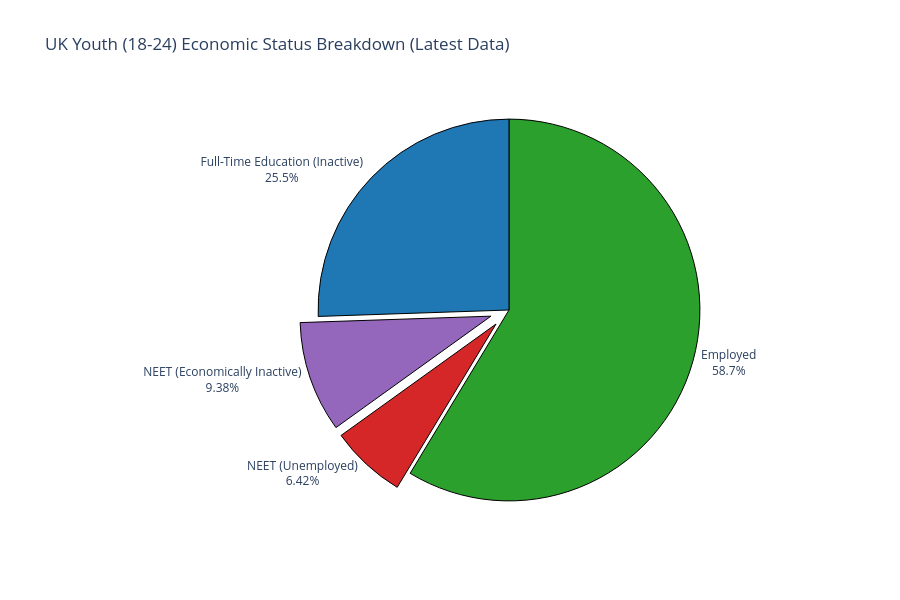

Source (notebook cell):
### Markdown cell above
## Where do 18-24 year olds stand today?

Finally, a snapshot pie chart breaking the most recent quarter's 18-24 population down into: employed, in full-time education (economically inactive but not NEET), NEET-and-inactive, and NEET-and-unemployed.

### Code cell
latest_emp = df_people.iloc[-1][col_emp_1824]

pop_col = find_col(df_neet_people, "18-24", "Total people in relevant population group")
unemp_col = find_col(df_neet_people, "18-24", "Unemployed")
inact_col = find_col(df_neet_people, "18-24", "Economically inactive")

df_neet_people['Unemployed_NEET_Rate'] = (df_neet_people[unemp_col] / df_neet_people[pop_col]) * 100
df_neet_people['Inactive_NEET_Rate'] = (df_neet_people[inact_col] / df_neet_people[pop_col]) * 100

latest_neet = df_neet_people.iloc[-1]
unemp_neet = latest_neet['Unemployed_NEET_Rate']
inact_neet = latest_neet['Inactive_NEET_Rate']

# The remaining share is assumed to be in full-time education (inactive, non-NEET)
inact_students = 100 - latest_emp - (unemp_neet + inact_neet)

labels = ['Employed', 'Full-Time Education (Inactive)', 'NEET (Economically Inactive)', 'NEET (Unemployed)']
values = [latest_emp, inact_students, inact_neet, unemp_neet]
colors = ['#2ca02c', '#1f77b4', '#9467bd', '#d62728']

fig_pie = go.Figure(data=[go.Pie(
    labels=labels,
    values=values,
    pull=[0, 0, 0.1, 0.1],  # explode the NEET slices slightly for emphasis
    marker=dict(colors=colors, line=dict(color='#000000', width=1)),
    textinfo='percent+label',
    textposition='outside',
)])

fig_pie.update_layout(
    title_text='UK Youth (18-24) Economic Status Breakdown (Latest Data)',
    height=600,
    showlegend=False,
)
fig_pie.show()

### Figure 1 — Plotly figure (JSON) as saved in the notebook; plotly's stock layout.template omitted (floating-point values rounded to 4 significant figures)
{"data": [{"labels": ["Employed", "Full-Time Education (Inactive)", "NEET (Economically Inactive)", "NEET (Unemployed)"], "marker": {"colors": ["#2ca02c", "#1f77b4", "#9467bd", "#d62728"], "line": {"color": "#000000", "width": 1}}, "pull": [0, 0, 0.1, 0.1], "textinfo": "percent+label", "textposition": "outside", "type": "pie", "values": [58.66, 25.54, 9.384, 6.417]}], "layout": {"height": 600, "showlegend": false, "title": {"text": "UK Youth (18-24) Economic Status Breakdown (Latest Data)"}}}
